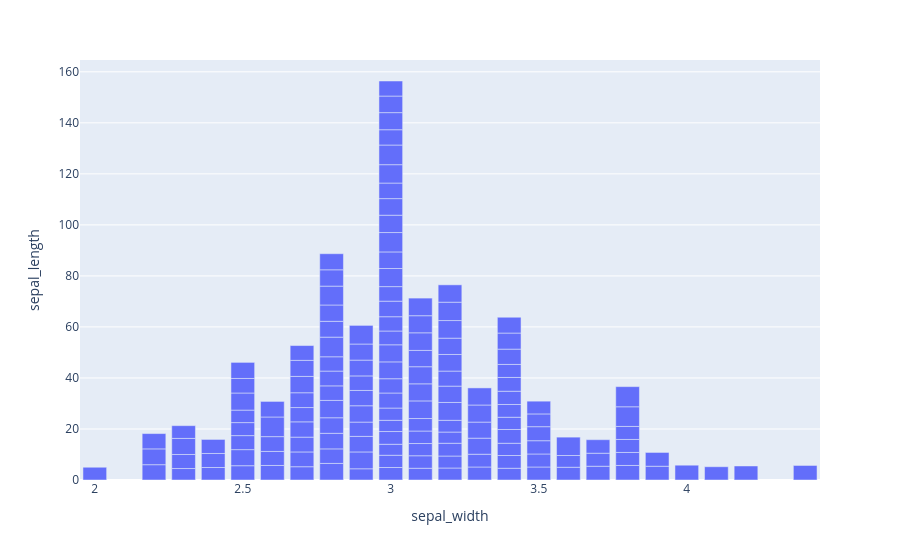

The cell this chart's notebook holds for it:
### Code cell
# plotting the bar chart
fig = px.bar(df, x="sepal_width", y="sepal_length")

# showing the plot
fig.show()

### Figure 1 — Plotly figure (JSON) as saved in the notebook; plotly's stock layout.template omitted (floating-point values rounded to 4 significant figures; data arrays with more than 128 entries replaced by an {"elided": "..."} marker saying what was removed)
{"data": [{"hovertemplate": "sepal_width=%{x}<br>sepal_length=%{y}<extra></extra>", "legendgroup": "", "marker": {"color": "#636efa", "pattern": {"shape": ""}}, "name": "", "orientation": "v", "showlegend": false, "textposition": "auto", "type": "bar", "x": {"elided": "150 float values"}, "xaxis": "x", "y": {"elided": "150 float values"}, "yaxis": "y"}], "layout": {"barmode": "relative", "legend": {"tracegroupgap": 0}, "margin": {"t": 60}, "xaxis": {"anchor": "y", "domain": [0, 1], "title": {"text": "sepal_width"}}, "yaxis": {"anchor": "x", "domain": [0, 1], "title": {"text": "sepal_length"}}}}
